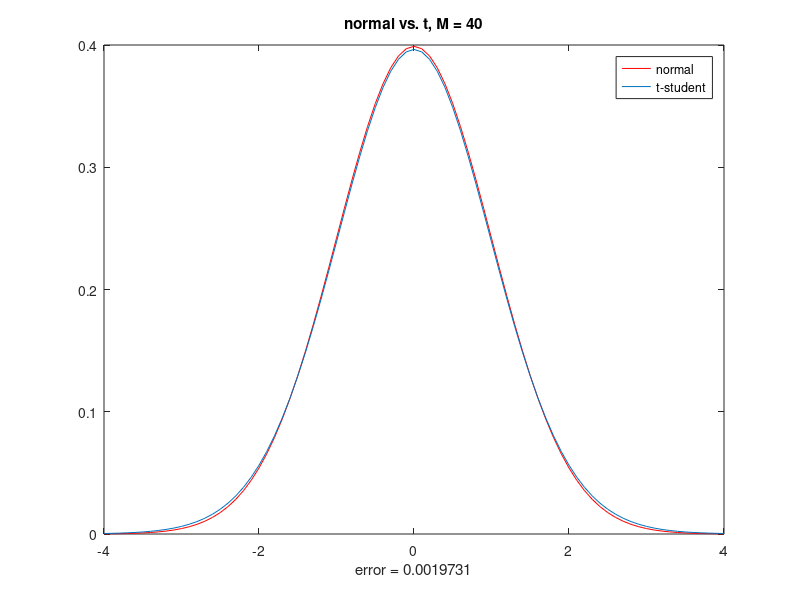

Write MATLAB code to recreate this figure.
% Comparasion de distribucion Normal y t-student para distintos gardos de
% libertad

close all
z=-4:0.1:4;
yn = pdf('normal',z,0,1);
for M=2:40
    clf
    plot(z,yn,'r');
    hold on
    yt = pdf('t',z,M-1);
    plot(z,yt);
    title(['normal vs. t, M = ' num2str(M)])
    xlabel(['error = ' num2str(mean(abs(yt-yn)))])
    legend({'normal','t-student'})
    pause(1)
end